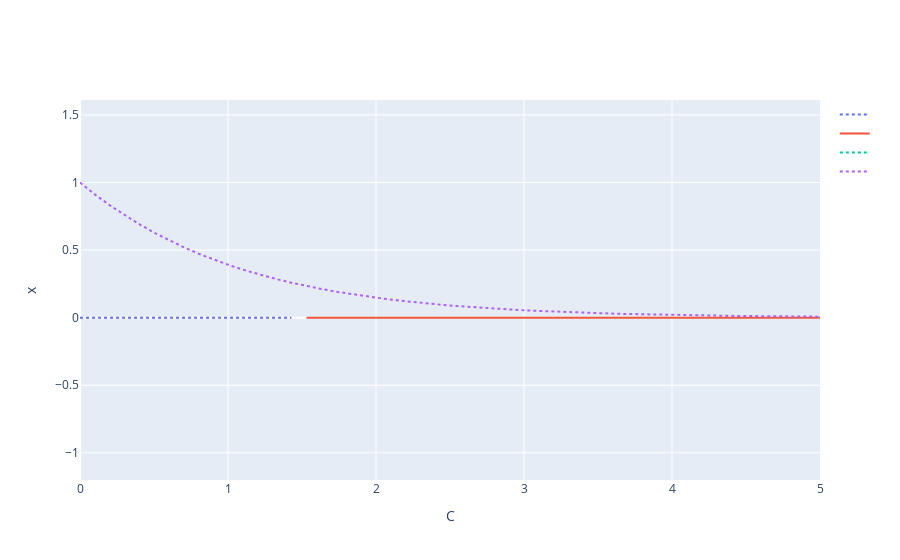

Notebook code cell kept with this figure:
### Code cell
s_par = 2
b_par = 1.1
params = {s:s_par, b:b_par, ro:1}

cs = []
xs =[]
sols_by_c = {}
fig = go.Figure()

cs = list(np.linspace(0,5,50))
df = pd.DataFrame({"c":cs})
for an_sol in an_sols:
    xs = [float(an_sol.subs({C:c} | params)) for c in cs]
    # fig.add_trace(go.Scatter(x=cs, y=xs, mode='markers', name = ""))
    for cont_subsegment in get_attr_rep(cs, xs, cur_params):
        fig.add_trace(go.Scatter(x=[c for (c,_,_) in cont_subsegment],
                                 y=[x for (_,x,_) in cont_subsegment],
                                 mode="lines",
                                 name = "",
                                 line=get_line_mode(cont_subsegment)))
        
    
# for cur_C in np.linspace(0,5,50):
#     cur_params = {C:cur_C} | params
#     sols_by_c[cur_C] = [sol for sol in solve(dxdt.subs(cur_params), x)
#                        if sol>=0]
#     for curx in sols_by_c[cur_C]:
#         cs.append(float(cur_C))
#         xs.append(float(curx))
#         k = 2# number of steps
#         fig.add_trace(get_arrow_scatter(cur_C, k, curx, cur_params, shift = 0.02))
        
    
# fig.add_trace(go.Scatter(x=cs, y=xs, mode='markers', name = ""))
# fig.update_layout(title=f"Fig 2b s={s_par}, b={b_par}")
fig.update_layout(xaxis={"title": "C"}, yaxis={"title": "x"})

### Figure 1 — Plotly figure (JSON) as saved in the notebook; plotly's stock layout.template omitted (floating-point values rounded to 4 significant figures)
{"data": [{"line": {"dash": "dot"}, "mode": "lines", "name": "", "type": "scatter", "x": [0, 0.102, 0.2041, 0.3061, 0.4082, 0.5102, 0.6122, 0.7143, 0.8163, 0.9184, 1.02, 1.122, 1.224, 1.327, 1.429], "y": [0, 0, 0, 0, 0, 0, 0, 0, 0, 0, 0, 0, 0, 0, 0]}, {"mode": "lines", "name": "", "type": "scatter", "x": [1.531, 1.633, 1.735, 1.837, 1.939, 2.041, 2.143, 2.245, 2.347, 2.449, 2.551, 2.653, 2.755, 2.857, 2.959, 3.061, 3.163, 3.265, 3.367, 3.469, 3.571, 3.673, 3.776, 3.878, 3.98, 4.082, 4.184, 4.286, 4.388, 4.49, 4.592, 4.694, 4.796, 4.898, 5], "y": [0, 0, 0, 0, 0, 0, 0, 0, 0, 0, 0, 0, 0, 0, 0, 0, 0, 0, 0, 0, 0, 0, 0, 0, 0, 0, 0, 0, 0, 0, 0, 0, 0, 0, 0]}, {"line": {"dash": "dot"}, "mode": "lines", "name": "", "type": "scatter", "x": [0, 0.102, 0.2041, 0.3061, 0.4082, 0.5102, 0.6122, 0.7143, 0.8163, 0.9184, 1.02, 1.122, 1.224, 1.327, 1.429, 1.531, 1.633, 1.735, 1.837, 1.939, 2.041, 2.143, 2.245, 2.347, 2.449, 2.551, 2.653, 2.755, 2.857, 2.959, 3.061, 3.163, 3.265, 3.367, 3.469, 3.571, 3.673, 3.776, 3.878, 3.98, 4.082, 4.184, 4.286, 4.388, 4.49, 4.592, 4.694, 4.796, 4.898, 5], "y": [-10, -9.911, -9.83, -9.755, -9.686, -9.624, -9.567, -9.515, -9.467, -9.424, -9.384, -9.348, -9.316, -9.286, -9.259, -9.234, -9.212, -9.192, -9.174, -9.157, -9.142, -9.129, -9.116, -9.105, -9.095, -9.086, -9.078, -9.07, -9.063, -9.057, -9.052, -9.047, -9.042, -9.038, -9.034, -9.031, -9.028, -9.025, -9.023, -9.021, -9.019, -9.017, -9.015, -9.014, -9.012, -9.011, -9.01, -9.009, -9.008, -9.007]}, {"line": {"dash": "dot"}, "mode": "lines", "name": "", "type": "scatter", "x": [0, 0.102, 0.2041, 0.3061, 0.4082, 0.5102, 0.6122, 0.7143, 0.8163, 0.9184, 1.02, 1.122, 1.224, 1.327, 1.429, 1.531, 1.633, 1.735, 1.837, 1.939, 2.041, 2.143, 2.245, 2.347, 2.449, 2.551, 2.653, 2.755, 2.857, 2.959, 3.061, 3.163, 3.265, 3.367, 3.469, 3.571, 3.673, 3.776, 3.878, 3.98, 4.082, 4.184, 4.286, 4.388, 4.49, 4.592, 4.694, 4.796, 4.898, 5], "y": [1, 0.9111, 0.8295, 0.7548, 0.6864, 0.6238, 0.5667, 0.5145, 0.4669, 0.4236, 0.3841, 0.3482, 0.3155, 0.2858, 0.2588, 0.2343, 0.2121, 0.192, 0.1737, 0.1571, 0.1421, 0.1285, 0.1162, 0.1051, 0.09498, 0.08585, 0.07759, 0.07012, 0.06337, 0.05726, 0.05174, 0.04674, 0.04223, 0.03815, 0.03446, 0.03113, 0.02812, 0.0254, 0.02294, 0.02072, 0.01872, 0.0169, 0.01527, 0.01379, 0.01245, 0.01125, 0.01016, 0.009172, 0.008283, 0.00748]}], "layout": {"autosize": true, "xaxis": {"autorange": true, "range": [0, 5], "title": {"text": "C"}, "type": "linear"}, "yaxis": {"autorange": false, "range": [-1.201, 1.611], "title": {"text": "x"}, "type": "linear"}}}
